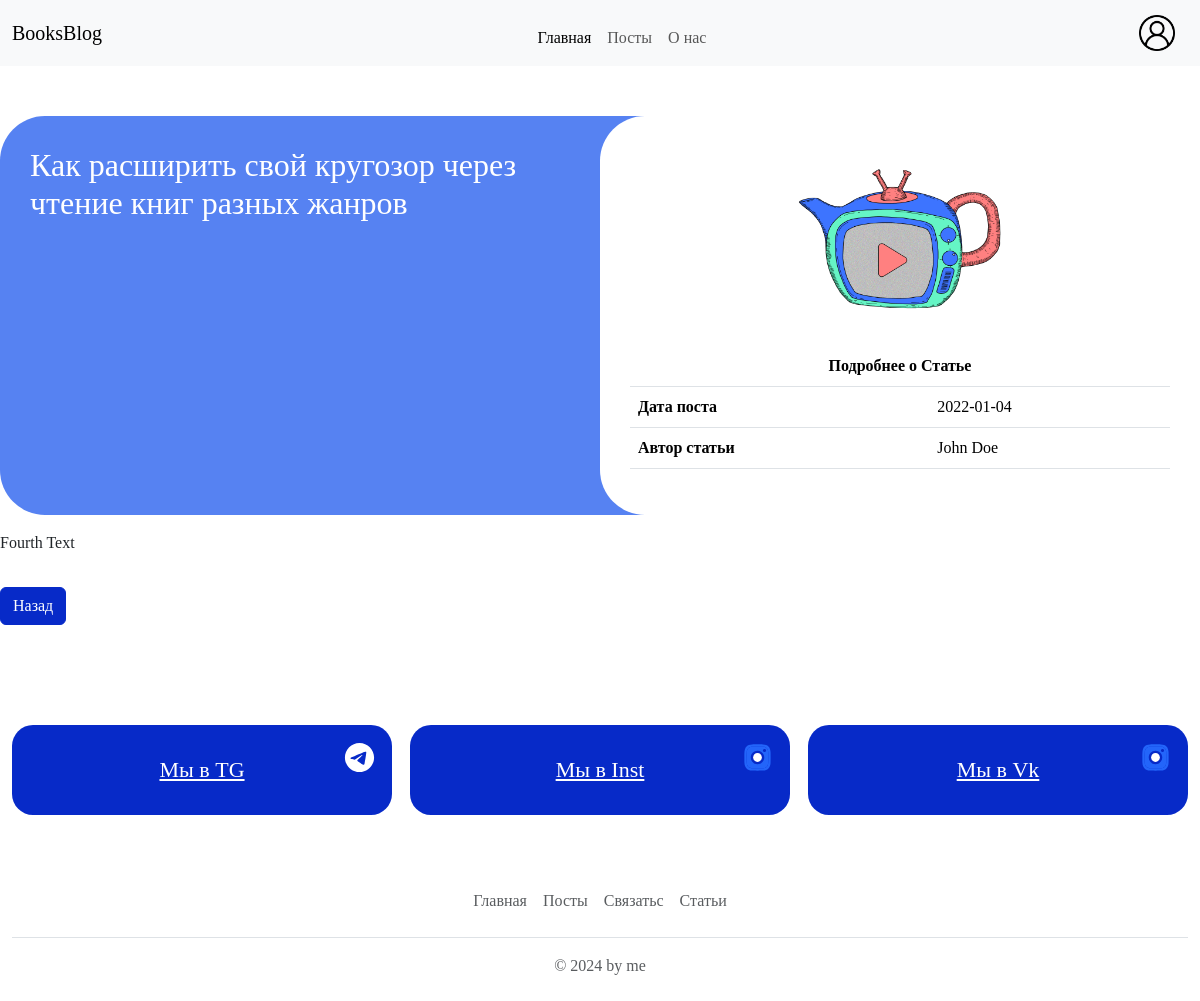
/book-blog-practice/article.php?id=4, run on the app's committed database.
### tables this page shows
CREATE TABLE `Article` (
  `Article_ID` int(11) NOT NULL,
  `Title` varchar(155) NOT NULL,
  `Text` varchar(15555) NOT NULL,
  `Date` varchar(155) NOT NULL,
  `img` varchar(155) DEFAULT NULL,
  `User_ID` int(11) NOT NULL,
  `bg` varchar(155) NOT NULL
);

CREATE TABLE `User` (
  `User_ID` int(11) NOT NULL,
  `Name` varchar(155) NOT NULL,
  `Surname` varchar(155) NOT NULL,
  `phoneNumber` varchar(155) NOT NULL,
  `password` varchar(155) NOT NULL,
  `login` varchar(155) NOT NULL,
  `Role_ID` int(11) NOT NULL
);

### book-blog-practice/article.php (the view, shortened to what this page needs)
<!DOCTYPE html>
<html lang="en">
<head>
    <link href="https://cdn.jsdelivr.net/npm/bootstrap@5.3.2/dist/css/bootstrap.min.css" rel="stylesheet">
    <link rel="stylesheet" href="style/index.css">
</head>
<body>
    <nav class="navbar navbar-expand-lg bg-body-tertiary">
        <div class="container">
            <a class="navbar-brand" href="index.php">BooksBlog</a>
            <div class="collapse navbar-collapse" id="navbarSupportedContent">
                <ul class="navbar-nav me-auto mb-2 mb-lg-0">
                    <li class="nav-item">
                        <a class="nav-link active" aria-current="page" href="#">Главная</a>
                    </li>
                    <li class="nav-item">
                        <a class="nav-link" href="#">Посты</a>
                    </li>
                    <li class="nav-item">
                        <a class="nav-link" href="#">О нас</a>
                    </li>
                </ul>
                <form class="d-flex" action="login.php">
                    <button class="btn login" type="">
                        <img src="media/images/user.png" alt="">
                    </button>
                </form>
            </div>
        </div>
    </nav>
    <div class="container fullPost">
    <?php
    $id = $_GET['id'];
    $connection = new mysqli("localhost", "root", "", "Fakhrutdinova_books_block");
    $query = "SELECT Article.*,  User.Name AS UserName, User.Surname AS UserSurname FROM Article LEFT JOIN User ON Article.User_ID = User.User_ID WHERE Article.Article_ID = $id";
    $result = mysqli_query($connection, $query);
    if (mysqli_num_rows($result) > 0) {
        $row = mysqli_fetch_assoc($result);
        echo '
        <div class="">
            <div>
                <div class="d-lg-flex gap-5">
                    ';
        echo '
                    <div class="post-content d-flex flex-column gap-3">
                     <div class="header">
                        <h2>' . $row['Title'] . '</h2>
                        <div class="header-image">
                         <img src="media/images/103.png"></img>
                         <table class="table">
                            <thead>
                            <tr>
                            <th colspan="2" scope="col" style="text-align: center;  ">Подробнее о Статье</th>
                            </tr>
                            </thead>
                            <tbody>
                            <tr>
                                <th scope="row">Дата поста</th>
                                <td>' . $row['Date'] . '</td>
                            </tr>
                            <tr>
                                <th scope="row">Автор статьи</th>
                                <td>' . $row['UserName'] . " " . $row['UserSurname'] . '</td>
                            </tr>
                            </tbody>
                        </table>
                        </div>
                     </div>
                        <p class=" ">' . $row['Text'] . '</p>
                         <a href="index.php" style="width: max-content;" class="btn btn-primary">Назад</a>
                     </div>
                </div>
            </div>
        </div>
        ';
    } else {
        echo "Пост не найден";
    }
    ?>
</div>
<div class="social-media container" id="contact">
            <a href="#" class="telegram social-media__btn">
                Мы в TG
                <img src="media/images/social-media/Telegram.svg" alt="Instagram">
            </a>
            <a href="#" class="instagram social-media__btn">
            Мы в Inst
            <img src="media/images/social-media/Instagram.svg" alt="Instagram">
            </a>
            <a href="#" class="instagram social-media__btn">
            Мы в Vk
                <img src="media/images/social-media/Instagram.svg" alt="Instagram">
            </a>
        </div>
        <div class="container">
  <footer class="py-3 my-4">
    <ul class="nav justify-content-center border-bottom pb-3 mb-3">
      <li class="nav-item"><a class="nav-link px-2 text-muted" aria-current="page" href="#">Главная</a></li>
      <li class="nav-item">  <a class="nav-link px-2 text-muted" href="#">Посты</a></li>
      <li class="nav-item"><a class="nav-link px-2 text-muted" href="#">Связатьс</a></li>
      <li class="nav-item"><a class="nav-link px-2 text-muted" href="#">Статьи</a></li>
     </ul>
    <p class="text-center text-muted">&copy; 2024 by me</p>
  </footer>
</div>
</body>
</html>

### book-blog-practice/style/index.css (style rules this page uses)
:root { --ligth-blue: #5682F2; --blue: #072AC8; --orange: #F35B04; --black: #14151F; --white: #FFF; }
* { font-family: "Stolzl"; }
.btn { background-color: var(--blue); border-color: var(--blue); }
.container { max-width: 1200px; margin: auto; }
.login { height: 50px; }
.login img { height: 100%; }
.post-content { width: 100%; }
.fullPost { padding: 50px 0; }
.navbar-expand-lg .navbar-nav { margin: auto; }
nav .btn { background-color: transparent; border-color: transparent; }
.social-media { display: grid; grid-template-columns: 1fr 1fr 1fr; gap: 18px; margin: 50px auto; }
.social-media__btn { font-size: 22px; color: white; line-height: 0.9; text-align: center; border-radius: 21px; background: var(--blue); padding: 35px 0; position: relative; }
.social-media__btn img { position: absolute; top: 15px; right: 15px; fill: var(--white); color: white; }
.header { background-color: var(--ligth-blue); display: grid; grid-template-columns: 1fr 1fr; border-radius: 45px 0 0 45px; }
.header h2 { color: var(--white); margin: 30px 0 0 30px; }
.header-image { background-color: var(--white); border-radius: 45px 0 0 45px; padding: 30px; display:flex; flex-direction: column; justify-content: right; align-items: center; }
.header-image img { height: 200px; width: 230px; }

### data on the page
article: Title "Как расширить свой кругозор через чтение книг разных жанров", Date "2022-01-04", User_ID.Name "John", User_ID.Surname "Doe", Text "Fourth Text"
